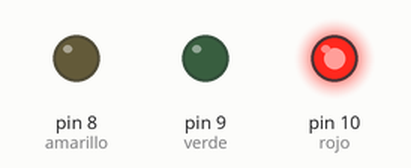
The sketch below on a simulated Arduino Uno, built with avr-gcc and run on an emulated ATmega328P. Shown: output pins drawn as LEDs (lit = HIGH).

Above: at 1.0 s.
At 5.0 s:
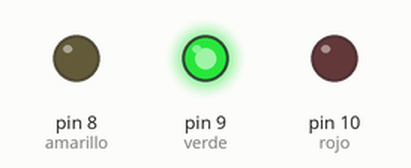
At 9.0 s:
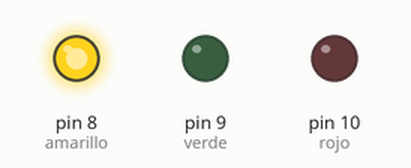
At 11.0 s:
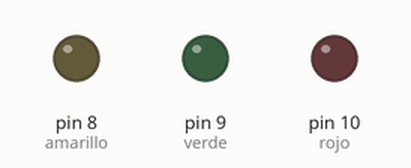
Timing chart, 0 to 15.6 s (numbered marks = the images above):
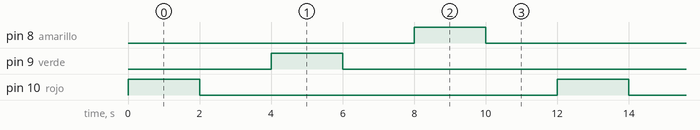

The sketch:

ejercicio1.ino
```cpp
#define rojo 10
#define verde 9
#define amarillo 8

void setup()
{
  Serial.begin(9600);
  pinMode(rojo, OUTPUT);
  pinMode(verde, OUTPUT);
  pinMode(amarillo, OUTPUT);

}

void loop()
{
  digitalWrite(rojo, HIGH);
  delay(2000);
  digitalWrite(rojo, LOW);
  delay(2000);
  digitalWrite(verde, HIGH);
  delay(2000);
  digitalWrite(verde, LOW);
  delay(2000);
  digitalWrite(amarillo, HIGH);
  delay(2000);
  digitalWrite(amarillo, LOW);
  delay(2000);
}
```

Measured:
- by itself, pin 8 (amarillo), pin 9 (verde), pin 10 (rojo): alternates HIGH for 2.0 s and LOW for 10.0 s
- by itself, everything shown: repeats every 12.0 s, in 6 steps
